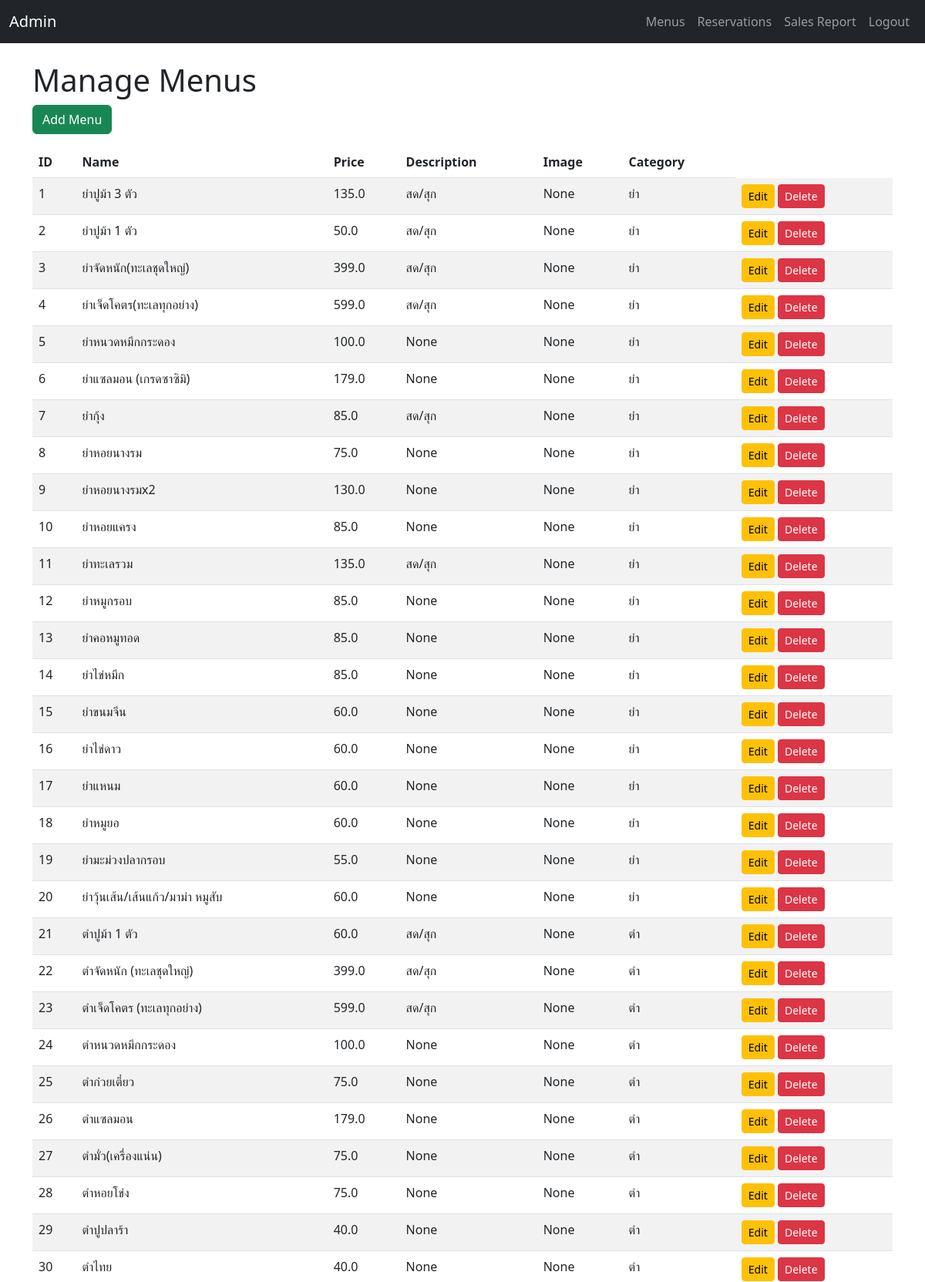
Screenshot of /admin/menus (signed in, upper part) with the database file from the repository.
### tables this page shows
CREATE TABLE "menus" (
	"id"	INTEGER,
	"name"	TEXT,
	"description"	TEXT,
	"price"	REAL,
	"image"	TEXT,
	"category"	TEXT,
	PRIMARY KEY("id" AUTOINCREMENT)
);

### app.py (the view)
@app.route('/admin/menus')
def admin_menus():
    if not session.get('admin_logged_in'):
        return redirect(url_for('admin_login'))
    menus = db.get_menus()
    return render_template('admin/menu_manage.html', menus=menus)

### models.py (called while the page is built)
    def _connect(self):
        conn = sqlite3.connect(self.db_path)
        conn.row_factory = sqlite3.Row
        return conn

    def get_menus(self) -> List[Dict[str, Any]]:
        with closing(self._connect()) as conn:
            rows = conn.execute('SELECT * FROM menus').fetchall()
            return [dict(r) for r in rows]

### templates/admin/menu_manage.html (shortened to what this page needs)
{% extends "admin/layout_admin.html" %}
{% block content %}
<h1>Manage Menus</h1>
<a href="{{ url_for('add_menu') }}" class="btn btn-success mb-3">Add Menu</a>
<table class="table table-striped">
  <thead>
    <tr>
      <th>ID</th>
      <th>Name</th>
      <th>Price</th>
      <th>Description</th>
      <th>Image</th>
      <th>Category</th>
    </tr>
  </thead>
  <tbody>
    {% for menu in menus %}
    <tr>
      <td>{{ menu.id }}</td>
      <td>{{ menu.name }}</td>
      <td>{{ menu.price }}</td>
      <td>{{ menu.description if menu.description else 'None'}}</td>
      <td>{{ menu.image if menu.image else 'None'}}</td>
      <td>{{ menu.category }}</td>
      <td>
        <a href="{{ url_for('edit_menu', id=menu.id) }}" class="btn btn-warning btn-sm">Edit</a>
        <a href="{{ url_for('delete_menu', id=menu.id) }}" class="btn btn-danger btn-sm" onclick="return confirm('Delete this menu?')">Delete</a>
      </td>
    </tr>
    {% endfor %}
  </tbody>
</table>
{% endblock %}

### rows the page displays
menus: id "1", name "ยำปูม้า 3 ตัว", price "135.0", description "สด/สุก", image "None", category "ยำ"
menus: id "2", name "ยำปูม้า 1 ตัว", price "50.0", description "สด/สุก", image "None", category "ยำ"
menus: id "3", name "ยำจัดหนัก(ทะเลชุดใหญ่)", price "399.0", description "สด/สุก", image "None", category "ยำ"
menus: id "4", name "ยำเจ็ดโคตร(ทะเลทุกอย่าง)", price "599.0", description "สด/สุก", image "None", category "ยำ"
menus: id "5", name "ยำหนวดหมึกกระดอง", price "100.0", description "None", image "None", category "ยำ"
menus: id "6", name "ยำแซลมอน (เกรดซาซิมิ)", price "179.0", description "None", image "None", category "ยำ"
menus: id "7", name "ยำกุ้ง", price "85.0", description "สด/สุก", image "None", category "ยำ"
menus: id "8", name "ยำหอยนางรม", price "75.0", description "None", image "None", category "ยำ"
menus: id "9", name "ยำหอยนางรมx2", price "130.0", description "None", image "None", category "ยำ"
menus: id "10", name "ยำหอยแครง", price "85.0", description "None", image "None", category "ยำ"
menus: id "11", name "ยำทะเลรวม", price "135.0", description "สด/สุก", image "None", category "ยำ"
menus: id "12", name "ยำหมูกรอบ", price "85.0", description "None", image "None", category "ยำ"
menus: id "13", name "ยำคอหมูทอด", price "85.0", description "None", image "None", category "ยำ"
menus: id "14", name "ยำไข่หมึก", price "85.0", description "None", image "None", category "ยำ"
menus: id "15", name "ยำขนมจีน", price "60.0", description "None", image "None", category "ยำ"
menus: id "16", name "ยำไข่ดาว", price "60.0", description "None", image "None", category "ยำ"
menus: id "17", name "ยำแหนม", price "60.0", description "None", image "None", category "ยำ"
menus: id "18", name "ยำหมูยอ", price "60.0", description "None", image "None", category "ยำ"
menus: id "19", name "ยำมะม่วงปลากรอบ", price "55.0", description "None", image "None", category "ยำ"
menus: id "20", name "ยำวุ้นเส้น/เส้นแก้ว/มาม่า หมูสับ", price "60.0", description "None", image "None", category "ยำ"
menus: id "21", name "ตำปูม้า 1 ตัว", price "60.0", description "สด/สุก", image "None", category "ตำ"
menus: id "22", name "ตำจัดหนัก (ทะเลชุดใหญ่)", price "399.0", description "สด/สุก", image "None", category "ตำ"
menus: id "23", name "ตำเจ็ดโคตร (ทะเลทุกอย่าง)", price "599.0", description "สด/สุก", image "None", category "ตำ"
menus: id "24", name "ตำหนวดหมึกกระดอง", price "100.0", description "None", image "None", category "ตำ"
menus: id "25", name "ตำก๋วยเตี๋ยว", price "75.0", description "None", image "None", category "ตำ"
menus: id "26", name "ตำแซลมอน", price "179.0", description "None", image "None", category "ตำ"
menus: id "27", name "ตำมั่ว(เครื่องแน่น)", price "75.0", description "None", image "None", category "ตำ"
menus: id "28", name "ตำหอยโข่ง", price "75.0", description "None", image "None", category "ตำ"
menus: id "29", name "ตำปูปลาร้า", price "40.0", description "None", image "None", category "ตำ"
menus: id "30", name "ตำไทย", price "40.0", description "None", image "None", category "ตำ"
